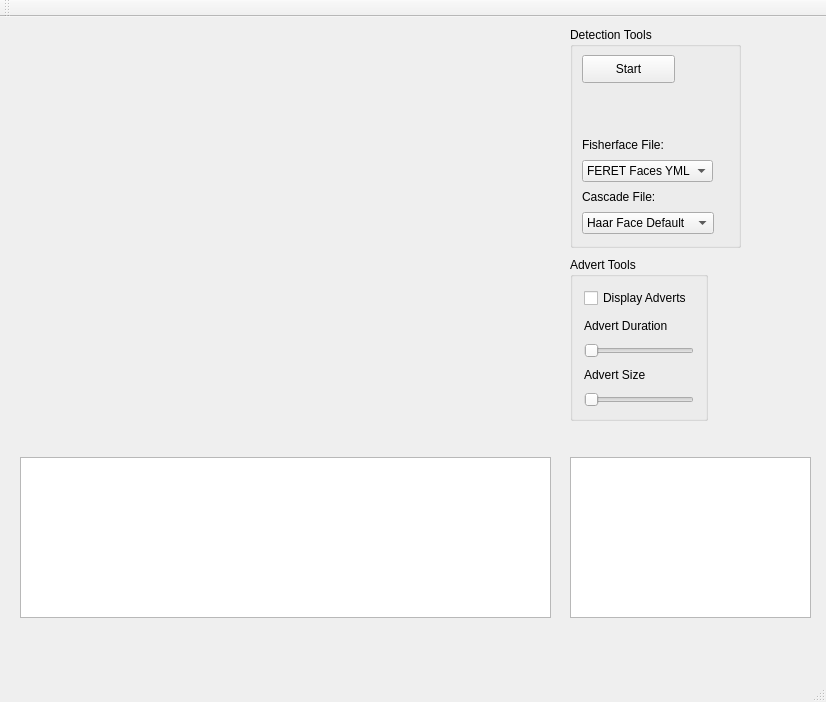
<?xml version="1.0" encoding="UTF-8"?>
<ui version="4.0">
 <class>MainWindow</class>
 <widget class="QMainWindow" name="MainWindow">
  <property name="geometry">
   <rect>
    <x>0</x>
    <y>0</y>
    <width>826</width>
    <height>702</height>
   </rect>
  </property>
  <property name="windowTitle">
   <string>MainWindow</string>
  </property>
  <widget class="QWidget" name="centralWidget">
   <widget class="QOpenCVWidget" name="cvwidget" native="true">
    <property name="geometry">
     <rect>
      <x>20</x>
      <y>10</y>
      <width>531</width>
      <height>411</height>
     </rect>
    </property>
    <property name="sizePolicy">
     <sizepolicy hsizetype="Minimum" vsizetype="Minimum">
      <horstretch>0</horstretch>
      <verstretch>0</verstretch>
     </sizepolicy>
    </property>
    <property name="minimumSize">
     <size>
      <width>400</width>
      <height>400</height>
     </size>
    </property>
   </widget>
   <widget class="QListWidget" name="iterationsList">
    <property name="geometry">
     <rect>
      <x>20</x>
      <y>440</y>
      <width>531</width>
      <height>161</height>
     </rect>
    </property>
    <property name="sizePolicy">
     <sizepolicy hsizetype="MinimumExpanding" vsizetype="MinimumExpanding">
      <horstretch>0</horstretch>
      <verstretch>0</verstretch>
     </sizepolicy>
    </property>
    <property name="minimumSize">
     <size>
      <width>400</width>
      <height>150</height>
     </size>
    </property>
   </widget>
   <widget class="QListWidget" name="listTotals">
    <property name="geometry">
     <rect>
      <x>570</x>
      <y>440</y>
      <width>241</width>
      <height>161</height>
     </rect>
    </property>
    <property name="sizePolicy">
     <sizepolicy hsizetype="MinimumExpanding" vsizetype="MinimumExpanding">
      <horstretch>0</horstretch>
      <verstretch>0</verstretch>
     </sizepolicy>
    </property>
    <property name="minimumSize">
     <size>
      <width>240</width>
      <height>151</height>
     </size>
    </property>
   </widget>
   <widget class="QGroupBox" name="groupBox">
    <property name="geometry">
     <rect>
      <x>570</x>
      <y>10</y>
      <width>171</width>
      <height>221</height>
     </rect>
    </property>
    <property name="title">
     <string>Detection Tools</string>
    </property>
    <widget class="QPushButton" name="btnStop">
     <property name="geometry">
      <rect>
       <x>12</x>
       <y>28</y>
       <width>93</width>
       <height>28</height>
      </rect>
     </property>
     <property name="text">
      <string>Start</string>
     </property>
    </widget>
    <widget class="QLabel" name="lblFisher">
     <property name="geometry">
      <rect>
       <x>12</x>
       <y>110</y>
       <width>88</width>
       <height>16</height>
      </rect>
     </property>
     <property name="text">
      <string>Fisherface File:</string>
     </property>
    </widget>
    <widget class="QComboBox" name="comboFisher">
     <property name="geometry">
      <rect>
       <x>12</x>
       <y>133</y>
       <width>131</width>
       <height>22</height>
      </rect>
     </property>
     <property name="layoutDirection">
      <enum>Qt::LeftToRight</enum>
     </property>
     <item>
      <property name="text">
       <string>FERET Faces YML</string>
      </property>
     </item>
     <item>
      <property name="text">
       <string>FERET Faces XML</string>
      </property>
     </item>
     <item>
      <property name="text">
       <string>Nottingham Faces</string>
      </property>
     </item>
     <item>
      <property name="text">
       <string>Combined </string>
      </property>
     </item>
    </widget>
    <widget class="QComboBox" name="comboHaar">
     <property name="geometry">
      <rect>
       <x>12</x>
       <y>185</y>
       <width>132</width>
       <height>22</height>
      </rect>
     </property>
     <item>
      <property name="text">
       <string>Haar Face Default</string>
      </property>
     </item>
     <item>
      <property name="text">
       <string>Harr Face Alt</string>
      </property>
     </item>
     <item>
      <property name="text">
       <string>LPB Face</string>
      </property>
     </item>
    </widget>
    <widget class="QLabel" name="lblHaar">
     <property name="geometry">
      <rect>
       <x>12</x>
       <y>162</y>
       <width>77</width>
       <height>16</height>
      </rect>
     </property>
     <property name="text">
      <string>Cascade File:</string>
     </property>
    </widget>
   </widget>
   <widget class="QGroupBox" name="groupBox_2">
    <property name="geometry">
     <rect>
      <x>570</x>
      <y>240</y>
      <width>138</width>
      <height>164</height>
     </rect>
    </property>
    <property name="title">
     <string>Advert Tools</string>
    </property>
    <layout class="QGridLayout" name="gridLayout">
     <item row="0" column="0">
      <widget class="QCheckBox" name="chkAdverts">
       <property name="text">
        <string>Display Adverts</string>
       </property>
      </widget>
     </item>
     <item row="1" column="0">
      <widget class="QLabel" name="lblDuration">
       <property name="text">
        <string>Advert Duration</string>
       </property>
      </widget>
     </item>
     <item row="2" column="0">
      <widget class="QSlider" name="sliderDuration">
       <property name="minimum">
        <number>10</number>
       </property>
       <property name="maximum">
        <number>30</number>
       </property>
       <property name="singleStep">
        <number>2</number>
       </property>
       <property name="orientation">
        <enum>Qt::Horizontal</enum>
       </property>
      </widget>
     </item>
     <item row="3" column="0">
      <widget class="QLabel" name="lblSize">
       <property name="text">
        <string>Advert Size</string>
       </property>
      </widget>
     </item>
     <item row="4" column="0">
      <widget class="QSlider" name="sliderSize">
       <property name="minimum">
        <number>100</number>
       </property>
       <property name="maximum">
        <number>200</number>
       </property>
       <property name="singleStep">
        <number>10</number>
       </property>
       <property name="orientation">
        <enum>Qt::Horizontal</enum>
       </property>
      </widget>
     </item>
    </layout>
   </widget>
  </widget>
  <widget class="QMenuBar" name="menuBar">
   <property name="geometry">
    <rect>
     <x>0</x>
     <y>0</y>
     <width>826</width>
     <height>26</height>
    </rect>
   </property>
  </widget>
  <widget class="QToolBar" name="mainToolBar">
   <attribute name="toolBarArea">
    <enum>TopToolBarArea</enum>
   </attribute>
   <attribute name="toolBarBreak">
    <bool>false</bool>
   </attribute>
  </widget>
  <widget class="QStatusBar" name="statusBar"/>
 </widget>
 <layoutdefault spacing="6" margin="11"/>
 <customwidgets>
  <customwidget>
   <class>QOpenCVWidget</class>
   <extends>QWidget</extends>
   <header location="global">qopencvwidget.h</header>
   <container>1</container>
  </customwidget>
 </customwidgets>
 <resources/>
 <connections/>
</ui>
